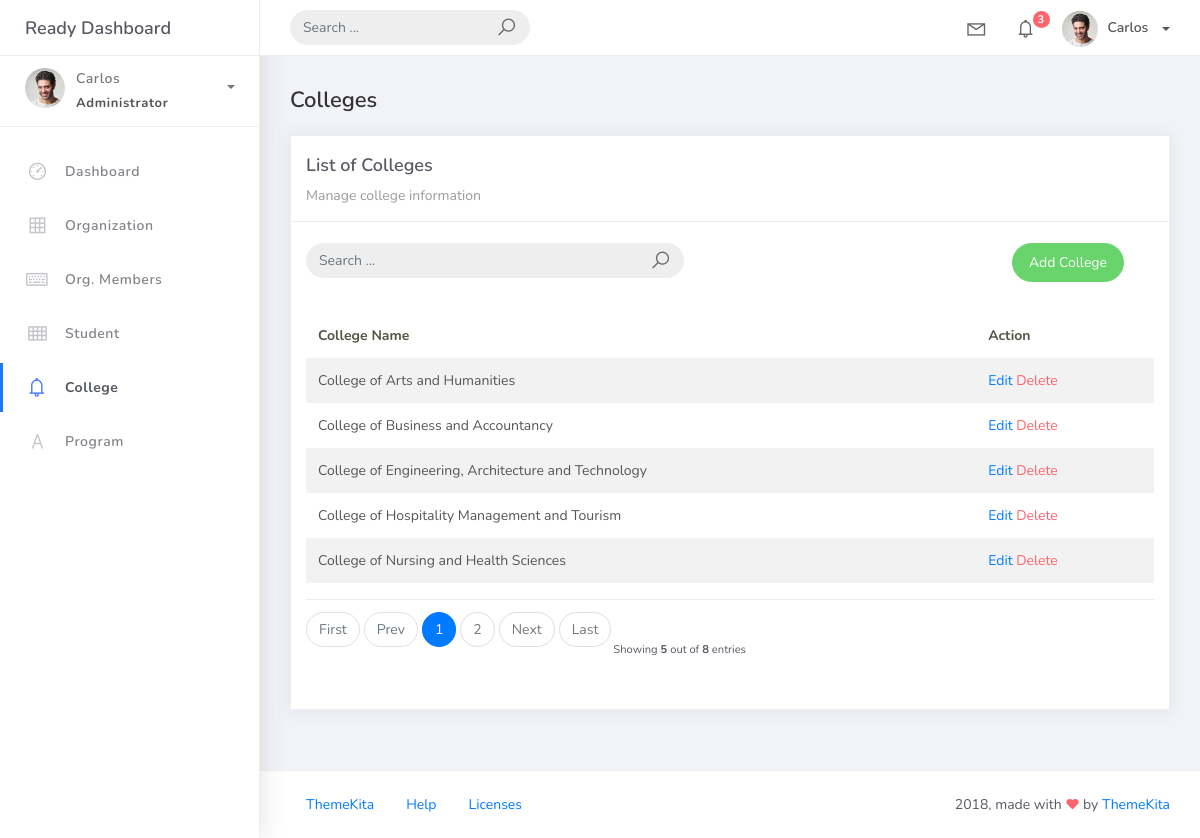
Screenshot of /college_list/ with the database file from the repository.
### studentorg/models.py (models this page shows, shortened)
class BaseModel(models.Model):
    created_at = models.DateTimeField(auto_now_add=True, db_index=True)
    updated_at = models.DateTimeField(auto_now=True)
    class Meta:
        abstract = True

class College(BaseModel):
    college_name = models.CharField(max_length=150)

### studentorg/views.py (the view)
# urls.py: path('college_list/', CollegeList.as_view(), name='college-list'),
class CollegeList(ListView):
    model = College
    context_object_name = 'college'
    template_name = 'college/college_list.html'
    paginate_by = 5
    def get_queryset(self, *args, **kwargs):
        qs = super().get_queryset(*args, **kwargs)
        if self.request.GET.get("q") != None:
            query = self.request.GET.get('q')
            qs = qs.filter(Q(college_name__icontains=query))
        return qs

### templates/college/college_list.html (shortened to what this page needs)
{% extends 'base.html' %} {% load static %} {% block content %}
<div class="content">
  <div class="container-fluid">
    <h4 class="page-title">Colleges</h4>
    <div class="row">
      <div class="col-md-12">
        <div class="card">
          <div class="card-header">
            <div class="card-title">List of Colleges</div>
            <div class="card-category">Manage college information</div>
          </div>
          <br />
          <div class="col-md-12 row">
            <div class="col-md-6">
              <form
                class="navbar-left navbar-form nav-search mr-md-3"
                action="{% url 'college-list' %}"
              >
                <div class="input-group">
                  <input
                    type="text"
                    placeholder="Search ..."
                    class="form-control"
                    name="q"
                    value="{{ request.GET.q }}"
                  />
                  <div class="input-group-append">
                    <span class="input-group-text">
                      <i class="la la-search search-icon"></i>
                    </span>
                  </div>
                </div>
              </form>
            </div>
            <div class="col-md-6">
              <div class="pull-right">
                <a
                  href="{% url 'college-add' %}"
                  class="btn btn-success btn-rounded"
                  >Add College</a
                >
              </div>
            </div>
          </div>
          <div class="card-body">
            <table class="table table-striped mt-3">
              <thead>
                <tr>
                  <th scope="col">College Name</th>
                  <th scope="col">Action</th>
                </tr>
              </thead>
              <tbody>
                {% for object in object_list %}
                <tr>
                  <td>{{ object.college_name }}</td>
                  <td>
                    <a href="{% url 'college-update' object.id %}">Edit</a>
                    <a
                      href="{% url 'college-delete' object.id %}"
                      class="text-danger"
                      >Delete</a
                    >
                  </td>
                </tr>
                {% endfor %}
              </tbody>
            </table>
            {% include 'includes/pagination.html' %}
          </div>
        </div>
      </div>
    </div>
  </div>
</div>
{% include "includes/message.html" %} {% endblock %}

### rows the page displays
College: college_name "College of Arts and Humanities"
College: college_name "College of Business and Accountancy"
College: college_name "College of Engineering, Architecture and Technology"
College: college_name "College of Hospitality Management and Tourism"
College: college_name "College of Nursing and Health Sciences"

### other values shown
{{ page_num }} "1"
{{ page_num }} "2"
{{ object_list.count }} "5"
{{ paginator.count }} "8"
